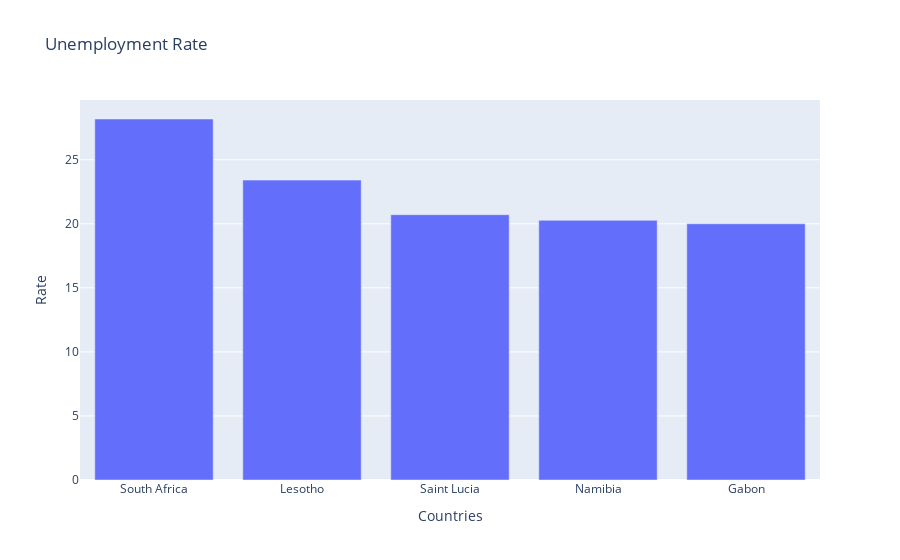

The code cell stored with this chart in its notebook:
### Code cell
px.bar(data, x = umemployment_rate['Countries and areas'] , y = umemployment_rate['Unemployment_Rate'],
      title = 'Unemployment Rate', labels = {'x':'Countries', 'y': 'Rate'})

### Figure 1 — Plotly figure (JSON) as saved in the notebook; plotly's stock layout.template omitted (floating-point values rounded to 4 significant figures)
{"data": [{"alignmentgroup": "True", "hovertemplate": "Countries=%{x}<br>Rate=%{y}<extra></extra>", "legendgroup": "", "marker": {"color": "#636efa", "pattern": {"shape": ""}}, "name": "", "offsetgroup": "", "orientation": "v", "showlegend": false, "textposition": "auto", "type": "bar", "x": ["South Africa", "Lesotho", "Saint Lucia", "Namibia", "Gabon"], "xaxis": "x", "y": [28.18, 23.41, 20.71, 20.27, 20], "yaxis": "y"}], "layout": {"barmode": "relative", "legend": {"tracegroupgap": 0}, "title": {"text": "Unemployment Rate"}, "xaxis": {"anchor": "y", "domain": [0, 1], "title": {"text": "Countries"}}, "yaxis": {"anchor": "x", "domain": [0, 1], "title": {"text": "Rate"}}}}
